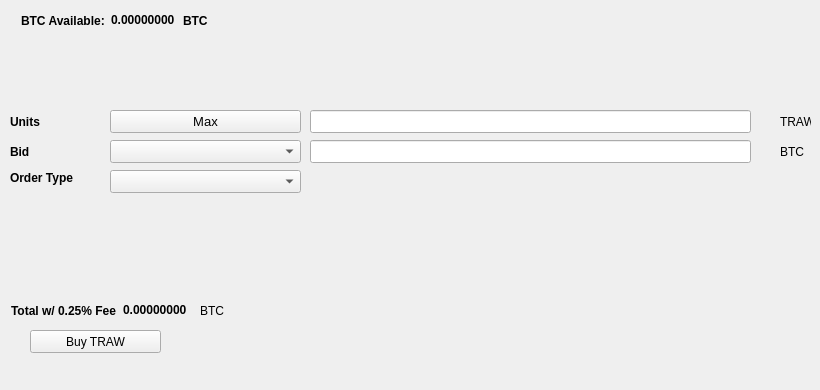
   <widget class="QWidget" name="BuyTab">
    <attribute name="title">
     <string>Buy</string>
    </attribute>
    <widget class="QPushButton" name="BuySEND">
     <property name="geometry">
      <rect>
       <x>30</x>
       <y>330</y>
       <width>131</width>
       <height>23</height>
      </rect>
     </property>
     <property name="text">
      <string>Buy TRAW</string>
     </property>
     <property name="icon">
      <iconset resource="../send.qrc">
       <normaloff>:/icons/bitcoin</normaloff>:/icons/bitcoin</iconset>
     </property>
    </widget>
    <widget class="QLabel" name="label_3">
     <property name="geometry">
      <rect>
       <x>10</x>
       <y>110</y>
       <width>46</width>
       <height>23</height>
      </rect>
     </property>
     <property name="font">
      <font>
       <weight>75</weight>
       <bold>true</bold>
      </font>
     </property>
     <property name="text">
      <string>Units</string>
     </property>
    </widget>
    <widget class="QLineEdit" name="UnitsInput">
     <property name="geometry">
      <rect>
       <x>310</x>
       <y>110</y>
       <width>441</width>
       <height>23</height>
      </rect>
     </property>
     <property name="font">
      <font>
       <pointsize>9</pointsize>
       <weight>75</weight>
       <bold>true</bold>
      </font>
     </property>
    </widget>
    <widget class="QLineEdit" name="BuyBidPriceEdit">
     <property name="geometry">
      <rect>
       <x>310</x>
       <y>140</y>
       <width>441</width>
       <height>23</height>
      </rect>
     </property>
     <property name="font">
      <font>
       <pointsize>9</pointsize>
       <weight>75</weight>
       <bold>true</bold>
      </font>
     </property>
    </widget>
    <widget class="QLabel" name="label_4">
     <property name="geometry">
      <rect>
       <x>780</x>
       <y>110</y>
       <width>31</width>
       <height>23</height>
      </rect>
     </property>
     <property name="text">
      <string>TRAW</string>
     </property>
    </widget>
    <widget class="QLabel" name="label_5">
     <property name="geometry">
      <rect>
       <x>780</x>
       <y>140</y>
       <width>31</width>
       <height>23</height>
      </rect>
     </property>
     <property name="text">
      <string>BTC</string>
     </property>
    </widget>
    <widget class="QLabel" name="label_6">
     <property name="geometry">
      <rect>
       <x>10</x>
       <y>140</y>
       <width>46</width>
       <height>23</height>
      </rect>
     </property>
     <property name="font">
      <font>
       <weight>75</weight>
       <bold>true</bold>
      </font>
     </property>
     <property name="text">
      <string>Bid</string>
     </property>
    </widget>
    <widget class="QLabel" name="label_7">
     <property name="geometry">
      <rect>
       <x>10</x>
       <y>170</y>
       <width>91</width>
       <height>16</height>
      </rect>
     </property>
     <property name="font">
      <font>
       <weight>75</weight>
       <bold>true</bold>
      </font>
     </property>
     <property name="text">
      <string>Order Type</string>
     </property>
    </widget>
    <widget class="QPushButton" name="Buy_Max_Amount">
     <property name="geometry">
      <rect>
       <x>110</x>
       <y>110</y>
       <width>191</width>
       <height>23</height>
      </rect>
     </property>
     <property name="font">
      <font>
       <pointsize>10</pointsize>
      </font>
     </property>
     <property name="text">
      <string>Max</string>
     </property>
    </widget>
    <widget class="QComboBox" name="BuyBidcomboBox">
     <property name="geometry">
      <rect>
       <x>110</x>
       <y>140</y>
       <width>191</width>
       <height>23</height>
      </rect>
     </property>
     <property name="font">
      <font>
       <pointsize>10</pointsize>
      </font>
     </property>
    </widget>
    <widget class="QComboBox" name="buyOrdertypeCombo">
     <property name="geometry">
      <rect>
       <x>110</x>
       <y>170</y>
       <width>191</width>
       <height>23</height>
      </rect>
     </property>
     <property name="font">
      <font>
       <pointsize>10</pointsize>
      </font>
     </property>
    </widget>
    <widget class="QWidget" name="layoutWidget1">
     <property name="geometry">
      <rect>
       <x>21</x>
       <y>11</y>
       <width>227</width>
       <height>19</height>
      </rect>
     </property>
     <layout class="QHBoxLayout" name="horizontalLayout_3">
      <item>
       <widget class="QLabel" name="label232">
        <property name="font">
         <font>
          <weight>75</weight>
          <bold>true</bold>
         </font>
        </property>
        <property name="text">
         <string>BTC Available:</string>
        </property>
       </widget>
      </item>
      <item>
       <widget class="QLabel" name="BtcAvailableLbl">
        <property name="palette">
         <palette>
          <active>
           <colorrole role="WindowText">
            <brush brushstyle="SolidPattern">
             <color alpha="255">
              <red>0</red>
              <green>0</green>
              <blue>0</blue>
             </color>
            </brush>
           </colorrole>
           <colorrole role="Button">
            <brush brushstyle="SolidPattern">
             <color alpha="255">
              <red>0</red>
              <green>170</green>
              <blue>0</blue>
             </color>
            </brush>
           </colorrole>
           <colorrole role="Light">
            <brush brushstyle="SolidPattern">
             <color alpha="255">
              <red>0</red>
              <green>255</green>
              <blue>0</blue>
             </color>
            </brush>
           </colorrole>
           <colorrole role="Midlight">
            <brush brushstyle="SolidPattern">
             <color alpha="255">
              <red>0</red>
              <green>212</green>
              <blue>0</blue>
             </color>
            </brush>
           </colorrole>
           <colorrole role="Dark">
            <brush brushstyle="SolidPattern">
             <color alpha="255">
              <red>0</red>
              <green>85</green>
              <blue>0</blue>
             </color>
            </brush>
           </colorrole>
           <colorrole role="Mid">
            <brush brushstyle="SolidPattern">
             <color alpha="255">
              <red>0</red>
              <green>113</green>
              <blue>0</blue>
             </color>
            </brush>
           </colorrole>
           <colorrole role="Text">
            <brush brushstyle="SolidPattern">
             <color alpha="255">
              <red>0</red>
              <green>170</green>
              <blue>0</blue>
             </color>
            </brush>
           </colorrole>
           <colorrole role="BrightText">
            <brush brushstyle="SolidPattern">
             <color alpha="255">
              <red>255</red>
              <green>255</green>
              <blue>255</blue>
             </color>
            </brush>
           </colorrole>
           <colorrole role="ButtonText">
            <brush brushstyle="SolidPattern">
             <color alpha="255">
              <red>0</red>
              <green>0</green>
              <blue>0</blue>
             </color>
            </brush>
           </colorrole>
           <colorrole role="Base">
            <brush brushstyle="SolidPattern">
             <color alpha="255">
              <red>255</red>
              <green>255</green>
              <blue>255</blue>
             </color>
            </brush>
           </colorrole>
           <colorrole role="Window">
            <brush brushstyle="SolidPattern">
             <color alpha="255">
              <red>0</red>
              <green>170</green>
              <blue>0</blue>
             </color>
            </brush>
           </colorrole>
           <colorrole role="Shadow">
            <brush brushstyle="SolidPattern">
             <color alpha="255">
              <red>0</red>
              <green>0</green>
              <blue>0</blue>
             </color>
            </brush>
           </colorrole>
           <colorrole role="AlternateBase">
            <brush brushstyle="SolidPattern">
             <color alpha="255">
              <red>127</red>
              <green>212</green>
              <blue>127</blue>
             </color>
            </brush>
           </colorrole>
           <colorrole role="ToolTipBase">
            <brush brushstyle="SolidPattern">
             <color alpha="255">
              <red>255</red>
              <green>255</green>
              <blue>220</blue>
             </color>
            </brush>
           </colorrole>
           <colorrole role="ToolTipText">
            <brush brushstyle="SolidPattern">
             <color alpha="255">
              <red>0</red>
              <green>0</green>
              <blue>0</blue>
             </color>
            </brush>
           </colorrole>
          </active>
          <inactive>
           <colorrole role="WindowText">
            <brush brushstyle="SolidPattern">
             <color alpha="255">
              <red>0</red>
              <green>0</green>
              <blue>0</blue>
             </color>
            </brush>
           </colorrole>
           <colorrole role="Button">
            <brush brushstyle="SolidPattern">
             <color alpha="255">
              <red>0</red>
              <green>170</green>
              <blue>0</blue>
             </color>
            </brush>
           </colorrole>
           <colorrole role="Light">
            <brush brushstyle="SolidPattern">
             <color alpha="255">
              <red>0</red>
              <green>255</green>
              <blue>0</blue>
             </color>
            </brush>
           </colorrole>
           <colorrole role="Midlight">
            <brush brushstyle="SolidPattern">
             <color alpha="255">
              <red>0</red>
              <green>212</green>
              <blue>0</blue>
             </color>
            </brush>
           </colorrole>
           <colorrole role="Dark">
            <brush brushstyle="SolidPattern">
             <color alpha="255">
              <red>0</red>
              <green>85</green>
              <blue>0</blue>
             </color>
            </brush>
           </colorrole>
           <colorrole role="Mid">
            <brush brushstyle="SolidPattern">
             <color alpha="255">
              <red>0</red>
              <green>113</green>
              <blue>0</blue>
             </color>
            </brush>
           </colorrole>
           <colorrole role="Text">
            <brush brushstyle="SolidPattern">
             <color alpha="255">
              <red>0</red>
              <green>170</green>
              <blue>0</blue>
             </color>
            </brush>
           </colorrole>
           <colorrole role="BrightText">
            <brush brushstyle="SolidPattern">
             <color alpha="255">
              <red>255</red>
              <green>255</green>
              <blue>255</blue>
             </color>
            </brush>
           </colorrole>
           <colorrole role="ButtonText">
            <brush brushstyle="SolidPattern">
             <color alpha="255">
              <red>0</red>
              <green>0</green>
              <blue>0</blue>
             </color>
            </brush>
           </colorrole>
           <colorrole role="Base">
            <brush brushstyle="SolidPattern">
             <color alpha="255">
              <red>255</red>
              <green>255</green>
              <blue>255</blue>
             </color>
            </brush>
           </colorrole>
           <colorrole role="Window">
            <brush brushstyle="SolidPattern">
             <color alpha="255">
              <red>0</red>
              <green>170</green>
              <blue>0</blue>
             </color>
            </brush>
           </colorrole>
           <colorrole role="Shadow">
            <brush brushstyle="SolidPattern">
             <color alpha="255">
              <red>0</red>
              <green>0</green>
              <blue>0</blue>
             </color>
            </brush>
           </colorrole>
           <colorrole role="AlternateBase">
            <brush brushstyle="SolidPattern">
             <color alpha="255">
              <red>127</red>
              <green>212</green>
              <blue>127</blue>
             </color>
            </brush>
           </colorrole>
           <colorrole role="ToolTipBase">
            <brush brushstyle="SolidPattern">
             <color alpha="255">
              <red>255</red>
              <green>255</green>
              <blue>220</blue>
             </color>
            </brush>
           </colorrole>
           <colorrole role="ToolTipText">
            <brush brushstyle="SolidPattern">
             <color alpha="255">
              <red>0</red>
              <green>0</green>
              <blue>0</blue>
             </color>
            </brush>
           </colorrole>
          </inactive>
          <disabled>
           <colorrole role="WindowText">
            <brush brushstyle="SolidPattern">
             <color alpha="255">
              <red>0</red>
              <green>85</green>
              <blue>0</blue>
             </color>
            </brush>
           </colorrole>
           <colorrole role="Button">
            <brush brushstyle="SolidPattern">
             <color alpha="255">
              <red>0</red>
              <green>170</green>
              <blue>0</blue>
             </color>
            </brush>
           </colorrole>
           <colorrole role="Light">
            <brush brushstyle="SolidPattern">
             <color alpha="255">
              <red>0</red>
              <green>255</green>
              <blue>0</blue>
             </color>
            </brush>
           </colorrole>
           <colorrole role="Midlight">
            <brush brushstyle="SolidPattern">
             <color alpha="255">
              <red>0</red>
              <green>212</green>
              <blue>0</blue>
             </color>
            </brush>
           </colorrole>
           <colorrole role="Dark">
            <brush brushstyle="SolidPattern">
             <color alpha="255">
              <red>0</red>
              <green>85</green>
              <blue>0</blue>
             </color>
            </brush>
           </colorrole>
           <colorrole role="Mid">
            <brush brushstyle="SolidPattern">
             <color alpha="255">
              <red>0</red>
              <green>113</green>
              <blue>0</blue>
             </color>
            </brush>
           </colorrole>
           <colorrole role="Text">
            <brush brushstyle="SolidPattern">
             <color alpha="255">
              <red>0</red>
              <green>85</green>
              <blue>0</blue>
             </color>
            </brush>
           </colorrole>
           <colorrole role="BrightText">
            <brush brushstyle="SolidPattern">
             <color alpha="255">
              <red>255</red>
              <green>255</green>
              <blue>255</blue>
             </color>
            </brush>
           </colorrole>
           <colorrole role="ButtonText">
            <brush brushstyle="SolidPattern">
             <color alpha="255">
              <red>0</red>
              <green>85</green>
              <blue>0</blue>
             </color>
            </brush>
           </colorrole>
           <colorrole role="Base">
            <brush brushstyle="SolidPattern">
             <color alpha="255">
              <red>0</red>
              <green>170</green>
              <blue>0</blue>
             </color>
            </brush>
           </colorrole>
           <colorrole role="Window">
            <brush brushstyle="SolidPattern">
             <color alpha="255">
              <red>0</red>
              <green>170</green>
              <blue>0</blue>
             </color>
            </brush>
           </colorrole>
           <colorrole role="Shadow">
            <brush brushstyle="SolidPattern">
             <color alpha="255">
              <red>0</red>
              <green>0</green>
              <blue>0</blue>
             </color>
            </brush>
           </colorrole>
           <colorrole role="AlternateBase">
            <brush brushstyle="SolidPattern">
             <color alpha="255">
              <red>0</red>
              <green>170</green>
              <blue>0</blue>
             </color>
            </brush>
           </colorrole>
           <colorrole role="ToolTipBase">
            <brush brushstyle="SolidPattern">
             <color alpha="255">
              <red>255</red>
              <green>255</green>
              <blue>220</blue>
             </color>
            </brush>
           </colorrole>
           <colorrole role="ToolTipText">
            <brush brushstyle="SolidPattern">
             <color alpha="255">
              <red>0</red>
              <green>0</green>
              <blue>0</blue>
             </color>
            </brush>
           </colorrole>
          </disabled>
         </palette>
        </property>
        <property name="font">
         <font>
          <weight>75</weight>
          <bold>true</bold>
         </font>
        </property>
        <property name="text">
         <string>0.00000000</string>
        </property>
        <property name="textInteractionFlags">
         <set>Qt::LinksAccessibleByMouse|Qt::TextSelectableByKeyboard|Qt::TextSelectableByMouse</set>
        </property>
       </widget>
      </item>
      <item>
       <widget class="QLabel" name="BtcAvailableLbl_2">
        <property name="font">
         <font>
          <weight>75</weight>
          <bold>true</bold>
         </font>
        </property>
        <property name="text">
         <string>BTC</string>
        </property>
       </widget>
      </item>
     </layout>
    </widget>
    <widget class="QWidget" name="layoutWidge2">
     <property name="geometry">
      <rect>
       <x>11</x>
       <y>301</y>
       <width>259</width>
       <height>19</height>
      </rect>
     </property>
     <layout class="QHBoxLayout" name="horizontalLayout_4">
      <item>
       <widget class="QLabel" name="label_9">
        <property name="font">
         <font>
          <weight>75</weight>
          <bold>true</bold>
         </font>
        </property>
        <property name="text">
         <string>Total w/ 0.25% Fee</string>
        </property>
       </widget>
      </item>
      <item>
       <widget class="QLabel" name="BuyCostLabel">
        <property name="palette">
         <palette>
          <active>
           <colorrole role="WindowText">
            <brush brushstyle="SolidPattern">
             <color alpha="255">
              <red>0</red>
              <green>0</green>
              <blue>0</blue>
             </color>
            </brush>
           </colorrole>
           <colorrole role="Button">
            <brush brushstyle="SolidPattern">
             <color alpha="255">
              <red>0</red>
              <green>170</green>
              <blue>0</blue>
             </color>
            </brush>
           </colorrole>
           <colorrole role="Light">
            <brush brushstyle="SolidPattern">
             <color alpha="255">
              <red>0</red>
              <green>255</green>
              <blue>0</blue>
             </color>
            </brush>
           </colorrole>
           <colorrole role="Midlight">
            <brush brushstyle="SolidPattern">
             <color alpha="255">
              <red>0</red>
              <green>212</green>
              <blue>0</blue>
             </color>
            </brush>
           </colorrole>
           <colorrole role="Dark">
            <brush brushstyle="SolidPattern">
             <color alpha="255">
              <red>0</red>
              <green>85</green>
              <blue>0</blue>
             </color>
            </brush>
           </colorrole>
           <colorrole role="Mid">
            <brush brushstyle="SolidPattern">
             <color alpha="255">
              <red>0</red>
              <green>113</green>
              <blue>0</blue>
             </color>
            </brush>
           </colorrole>
           <colorrole role="Text">
            <brush brushstyle="SolidPattern">
             <color alpha="255">
              <red>0</red>
              <green>170</green>
              <blue>0</blue>
             </color>
            </brush>
           </colorrole>
           <colorrole role="BrightText">
            <brush brushstyle="SolidPattern">
             <color alpha="255">
              <red>255</red>
              <green>255</green>
              <blue>255</blue>
             </color>
            </brush>
           </colorrole>
           <colorrole role="ButtonText">
            <brush brushstyle="SolidPattern">
             <color alpha="255">
              <red>0</red>
              <green>0</green>
              <blue>0</blue>
             </color>
            </brush>
           </colorrole>
           <colorrole role="Base">
            <brush brushstyle="SolidPattern">
             <color alpha="255">
              <red>255</red>
              <green>255</green>
              <blue>255</blue>
             </color>
            </brush>
           </colorrole>
           <colorrole role="Window">
            <brush brushstyle="SolidPattern">
             <color alpha="255">
              <red>0</red>
              <green>170</green>
              <blue>0</blue>
             </color>
            </brush>
           </colorrole>
           <colorrole role="Shadow">
            <brush brushstyle="SolidPattern">
             <color alpha="255">
              <red>0</red>
              <green>0</green>
              <blue>0</blue>
             </color>
            </brush>
           </colorrole>
           <colorrole role="AlternateBase">
            <brush brushstyle="SolidPattern">
             <color alpha="255">
              <red>127</red>
              <green>212</green>
              <blue>127</blue>
             </color>
            </brush>
           </colorrole>
           <colorrole role="ToolTipBase">
            <brush brushstyle="SolidPattern">
             <color alpha="255">
              <red>255</red>
              <green>255</green>
              <blue>220</blue>
             </color>
            </brush>
           </colorrole>
           <colorrole role="ToolTipText">
            <brush brushstyle="SolidPattern">
             <color alpha="255">
              <red>0</red>
              <green>0</green>
              <blue>0</blue>
             </color>
            </brush>
           </colorrole>
          </active>
          <inactive>
           <colorrole role="WindowText">
            <brush brushstyle="SolidPattern">
             <color alpha="255">
              <red>0</red>
              <green>0</green>
              <blue>0</blue>
             </color>
            </brush>
           </colorrole>
           <colorrole role="Button">
            <brush brushstyle="SolidPattern">
             <color alpha="255">
              <red>0</red>
              <green>170</green>
              <blue>0</blue>
             </color>
            </brush>
           </colorrole>
           <colorrole role="Light">
            <brush brushstyle="SolidPattern">
             <color alpha="255">
              <red>0</red>
              <green>255</green>
              <blue>0</blue>
             </color>
            </brush>
           </colorrole>
           <colorrole role="Midlight">
            <brush brushstyle="SolidPattern">
             <color alpha="255">
              <red>0</red>
              <green>212</green>
              <blue>0</blue>
             </color>
            </brush>
           </colorrole>
           <colorrole role="Dark">
            <brush brushstyle="SolidPattern">
             <color alpha="255">
              <red>0</red>
              <green>85</green>
              <blue>0</blue>
             </color>
            </brush>
           </colorrole>
           <colorrole role="Mid">
            <brush brushstyle="SolidPattern">
             <color alpha="255">
              <red>0</red>
              <green>113</green>
              <blue>0</blue>
             </color>
            </brush>
           </colorrole>
           <colorrole role="Text">
            <brush brushstyle="SolidPattern">
             <color alpha="255">
              <red>0</red>
              <green>170</green>
              <blue>0</blue>
             </color>
            </brush>
           </colorrole>
           <colorrole role="BrightText">
            <brush brushstyle="SolidPattern">
             <color alpha="255">
              <red>255</red>
              <green>255</green>
              <blue>255</blue>
             </color>
            </brush>
           </colorrole>
           <colorrole role="ButtonText">
            <brush brushstyle="SolidPattern">
             <color alpha="255">
              <red>0</red>
              <green>0</green>
              <blue>0</blue>
             </color>
            </brush>
           </colorrole>
           <colorrole role="Base">
            <brush brushstyle="SolidPattern">
             <color alpha="255">
              <red>255</red>
              <green>255</green>
              <blue>255</blue>
             </color>
            </brush>
           </colorrole>
           <colorrole role="Window">
            <brush brushstyle="SolidPattern">
             <color alpha="255">
              <red>0</red>
              <green>170</green>
              <blue>0</blue>
             </color>
            </brush>
           </colorrole>
           <colorrole role="Shadow">
            <brush brushstyle="SolidPattern">
             <color alpha="255">
              <red>0</red>
              <green>0</green>
              <blue>0</blue>
             </color>
            </brush>
           </colorrole>
           <colorrole role="AlternateBase">
            <brush brushstyle="SolidPattern">
             <color alpha="255">
              <red>127</red>
              <green>212</green>
              <blue>127</blue>
             </color>
            </brush>
           </colorrole>
           <colorrole role="ToolTipBase">
            <brush brushstyle="SolidPattern">
             <color alpha="255">
              <red>255</red>
              <green>255</green>
              <blue>220</blue>
             </color>
            </brush>
           </colorrole>
           <colorrole role="ToolTipText">
            <brush brushstyle="SolidPattern">
             <color alpha="255">
              <red>0</red>
              <green>0</green>
              <blue>0</blue>
             </color>
            </brush>
           </colorrole>
          </inactive>
          <disabled>
           <colorrole role="WindowText">
            <brush brushstyle="SolidPattern">
             <color alpha="255">
              <red>0</red>
              <green>85</green>
              <blue>0</blue>
             </color>
            </brush>
           </colorrole>
           <colorrole role="Button">
            <brush brushstyle="SolidPattern">
             <color alpha="255">
              <red>0</red>
              <green>170</green>
              <blue>0</blue>
             </color>
            </brush>
           </colorrole>
           <colorrole role="Light">
            <brush brushstyle="SolidPattern">
             <color alpha="255">
              <red>0</red>
              <green>255</green>
              <blue>0</blue>
             </color>
            </brush>
           </colorrole>
           <colorrole role="Midlight">
            <brush brushstyle="SolidPattern">
             <color alpha="255">
              <red>0</red>
              <green>212</green>
              <blue>0</blue>
             </color>
            </brush>
           </colorrole>
           <colorrole role="Dark">
            <brush brushstyle="SolidPattern">
             <color alpha="255">
              <red>0</red>
              <green>85</green>
              <blue>0</blue>
             </color>
            </brush>
           </colorrole>
           <colorrole role="Mid">
            <brush brushstyle="SolidPattern">
             <color alpha="255">
              <red>0</red>
              <green>113</green>
              <blue>0</blue>
             </color>
            </brush>
           </colorrole>
           <colorrole role="Text">
            <brush brushstyle="SolidPattern">
             <color alpha="255">
              <red>0</red>
              <green>85</green>
              <blue>0</blue>
             </color>
            </brush>
           </colorrole>
           <colorrole role="BrightText">
            <brush brushstyle="SolidPattern">
             <color alpha="255">
              <red>255</red>
              <green>255</green>
              <blue>255</blue>
             </color>
            </brush>
           </colorrole>
           <colorrole role="ButtonText">
            <brush brushstyle="SolidPattern">
             <color alpha="255">
              <red>0</red>
              <green>85</green>
              <blue>0</blue>
             </color>
            </brush>
           </colorrole>
           <colorrole role="Base">
            <brush brushstyle="SolidPattern">
             <color alpha="255">
              <red>0</red>
              <green>170</green>
              <blue>0</blue>
             </color>
            </brush>
           </colorrole>
           <colorrole role="Window">
            <brush brushstyle="SolidPattern">
             <color alpha="255">
              <red>0</red>
              <green>170</green>
              <blue>0</blue>
             </color>
            </brush>
           </colorrole>
           <colorrole role="Shadow">
            <brush brushstyle="SolidPattern">
             <color alpha="255">
              <red>0</red>
              <green>0</green>
              <blue>0</blue>
             </color>
            </brush>
           </colorrole>
           <colorrole role="AlternateBase">
            <brush brushstyle="SolidPattern">
             <color alpha="255">
              <red>0</red>
              <green>170</green>
              <blue>0</blue>
             </color>
            </brush>
           </colorrole>
           <colorrole role="ToolTipBase">
            <brush brushstyle="SolidPattern">
             <color alpha="255">
              <red>255</red>
              <green>255</green>
              <blue>220</blue>
             </color>
            </brush>
           </colorrole>
           <colorrole role="ToolTipText">
            <brush brushstyle="SolidPattern">
             <color alpha="255">
              <red>0</red>
              <green>0</green>
              <blue>0</blue>
             </color>
            </brush>
           </colorrole>
          </disabled>
         </palette>
        </property>
        <property name="font">
         <font>
          <weight>75</weight>
          <bold>true</bold>
         </font>
        </property>
        <property name="autoFillBackground">
         <bool>false</bool>
        </property>
        <property name="text">
         <string>0.00000000</string>
        </property>
        <property name="textInteractionFlags">
         <set>Qt::LinksAccessibleByMouse|Qt::TextSelectableByMouse</set>
        </property>
       </widget>
      </item>
      <item>
       <widget class="QLabel" name="label_10">
        <property name="font">
         <font>
          <weight>50</weight>
          <bold>false</bold>
         </font>
        </property>
        <property name="text">
         <string>BTC</string>
        </property>
       </widget>
      </item>
     </layout>
    </widget>
    <widget class="QLabel" name="label_24">
     <property name="geometry">
      <rect>
       <x>460</x>
       <y>300</y>
       <width>281</width>
       <height>81</height>
      </rect>
     </property>
     <property name="text">
      <string/>
     </property>
     <property name="pixmap">
      <pixmap>:/images/bittrex</pixmap>
     </property>
    </widget>
   </widget>
